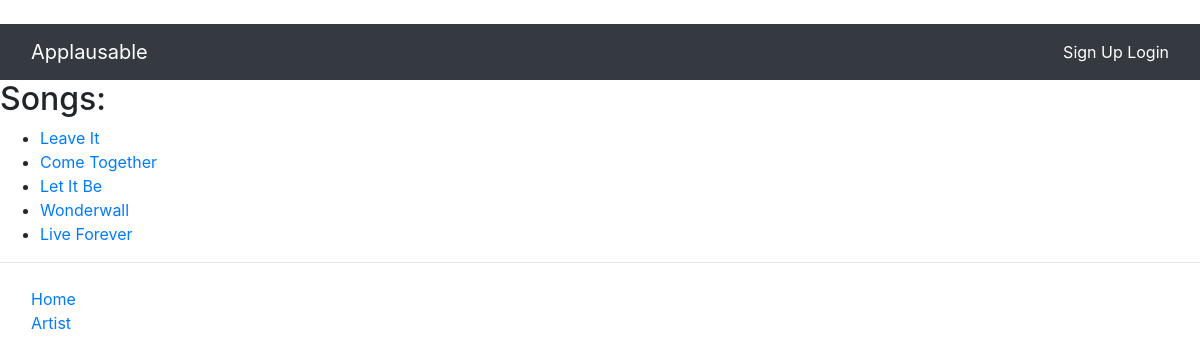
The app's page /applausable/home/genre/Pop/, older data.
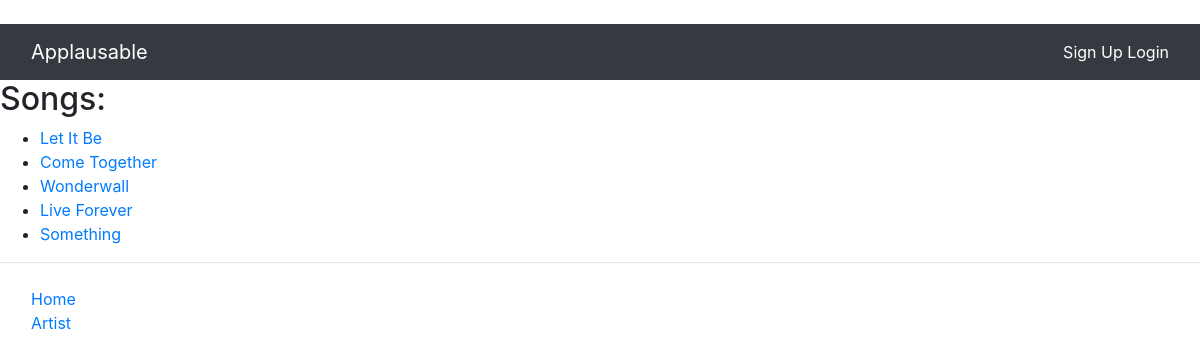
The same page, newer data.
### rango/models.py (models this page shows, shortened)
class Song(models.Model):
    GENRE_CHOICES = (
    ('Pop','POP'),
    ('Rock', 'ROCK'),
    ('Metal','METAL'),
    ('Soul','SOUL'),
    ('Electronic','ELECTRONIC'),
    ('Rap','RAP'),
    ('Hip-Hop','HIP-HOP'),
    ('Indie','INDIE'),
    ('Classical','CLASSICAL'),
    ('Country','COUNTRY'),
    ('Jazz','JAZZ'),
)
    songID = models.IntegerField(primary_key=True,  unique=True)
    title = models.CharField(max_length=128, default='Title')
    albumID = models.ForeignKey(Album, on_delete=models.CASCADE)
    artistName = models.CharField(max_length=128, default='ArtistName')
    artistID = models.ForeignKey(Artist, on_delete=models.CASCADE)
    linkToSong = models.CharField(max_length=248, default = 'link')
    slug = models.SlugField(unique=True, default=uuid.uuid1)
    overallScore = models.IntegerField(default=0)
    songImage = models.ImageField(upload_to= settings.MEDIA_DIR + '/song_images/',default='default_song.png')
    genre = models.CharField(max_length=15, choices=GENRE_CHOICES, default='Pop')

### rango/views.py (the view)
# urls.py: path('home/genre/<genre_name>/', views.show_genre, name='show_genre'),
def show_genre(request, genre_name):
    context_dict = {}
    try:
        songs = Song.objects.filter(genre=genre_name).order_by('-overallScore')[:10]
        context_dict['songs'] = songs
    except Category.DoesNotExist:
        context_dict['songs'] = None
    return render(request, 'applausable/genre.html', context=context_dict)

### templates/applausable/genre.html (shortened to what this page needs)
﻿{% extends 'applausable/base.html' %}
{% load staticfiles %}
{% block body_block %}
{% if songs %}
<div>
    <h2> Songs: </h2>
    <ul>
        {% if songs %}
        {% for song in songs %}
        <li><a href="{% url 'applausable:show_song' song.slug %}">{{ song.title }}</a></li>
        {% endfor %}
    </ul>
    {% endif %}
</div>
{% else %}
<br />
<h1>No songs found</h1>
{% endif %}
{% endblock %}

Row changes from the older to the newer data that the page shows:
shown differently, row unchanged: Song "Let It Be": moves up the list
changed Song: title "Leave It" → "Something"; moves down the list
